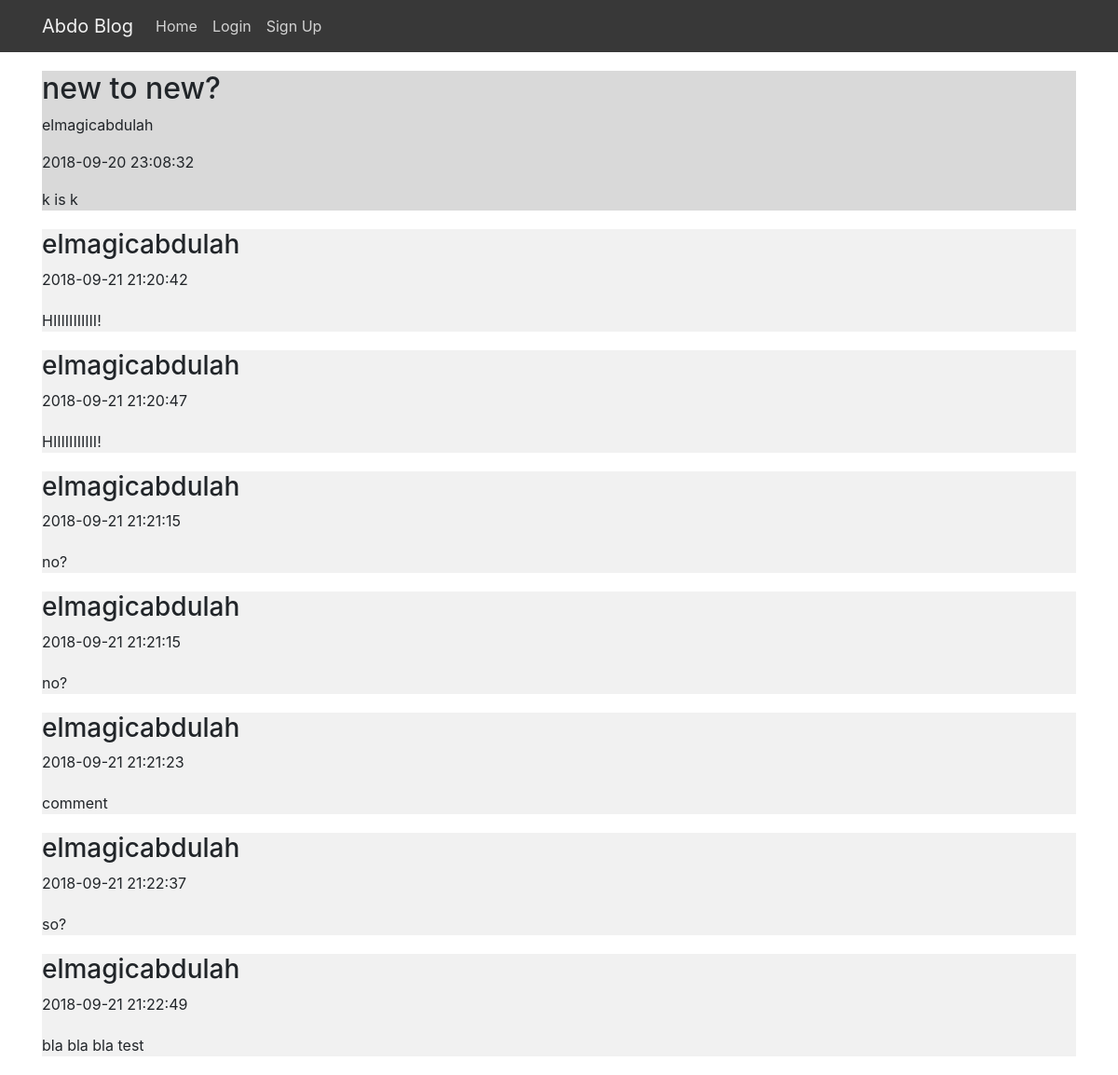
The page /article.php?articleid=5 on the database its author committed.
### tables this page shows
CREATE TABLE IF NOT EXISTS `articles` (
  `id` int(11) NOT NULL,
  `title` text NOT NULL,
  `body` longtext NOT NULL,
  `articleStatus` tinyint(4) NOT NULL COMMENT '1 means published. 2 means in review. 3 means draft',
  `addedBy` int(11) NOT NULL COMMENT 'the id of the user who added the article',
  `publish_date` datetime NOT NULL DEFAULT CURRENT_TIMESTAMP
);

CREATE TABLE IF NOT EXISTS `users` (
  `id` int(11) NOT NULL,
  `username` varchar(255) NOT NULL,
  `password` varchar(255) NOT NULL,
  `email` varchar(255) NOT NULL,
  `userStatus` tinyint(4) NOT NULL DEFAULT '1',
  `userPermission` tinyint(4) NOT NULL DEFAULT '3' COMMENT '1 for admins. 2 for mods. 3 for authors'
);

CREATE TABLE IF NOT EXISTS `comments` (
  `comment_id` int(11) NOT NULL,
  `post_id` int(11) NOT NULL,
  `addedBy` int(11) NOT NULL,
  `comment` longtext NOT NULL,
  `commentStatus` tinyint(4) NOT NULL DEFAULT '1' COMMENT '1 means published. 2 means in review.',
  `publish_date` datetime NOT NULL DEFAULT CURRENT_TIMESTAMP
);

### article.php (the view, shortened to what this page needs)
<?php
include "init.php";
include "includes/header.php";
if(isset($_GET['articleid'])) {
    $articleid = $_GET['articleid'];
    $stmt = $conn->prepare("SELECT * FROM `articles` WHERE id = ?");
    $stmt->execute(array($articleid));
    $row = $stmt->fetch();
    if($row['articleStatus'] == 1) {
        $stmt = $conn->prepare("SELECT username FROM `users` WHERE id = ?");
        $stmt->execute(array($row['addedBy']));
        $added_by = $stmt->fetch()['username'];
        ?>
        <div class="container">
            <article class="article">
                <h2 class="article-title"><?php echo $row['title']; ?></h2>
                <div class="article-info">
                    <p><?php echo $added_by; ?></p>
                    <p><?php echo $row['publish_date']; ?></p>
                </div>
                <p class="article-body"><?php echo $row['body']; ?></p>
            </article>
        </div>
        <?php
        $stmt = $conn->prepare("SELECT * FROM `comments` WHERE post_id = ?");
        $stmt->execute(array($articleid));
        $comments = $stmt->fetchAll();
            ?>
            <?php
        echo '<div class="comments">
        <div class="container">';
        foreach($comments as $comment) {
            if($comment['commentStatus'] == 1) {
            $stmt = $conn->prepare("SELECT username FROM `users` WHERE id = ?");
            $stmt->execute(array($comment['addedBy']));
            $added_by = $stmt->fetch()['username'];
            ?>
            <div class="comment">
                <h3 class="comment-added-by"><?php echo $added_by; ?></h3>
                <p class="comment-publish-date"><?php echo $comment['publish_date']; ?></p>
                <p class="comment"><?php echo $comment['comment']; ?></p>
            </div>
            <?php
            }
        }
        echo '</div>
        </div>';
    } else {
        echo '<div class="alert alert-danger" role="alert">
        This Article does not exist
      </div>';
    }
}
?>
<?php
include "includes/footer.php";

### css/style.css (style rules this page uses)
article { background-color: #d9d9d9; margin: 20px 0; }
.comments .comment { background-color: #f1f1f1; margin: 20px 0; }

### rows shown on the page
articles: title "new to new?", publish_date "2018-09-20 23:08:32", body "k is k"
users: username "elmagicabdulah"
comments: addedBy.username "elmagicabdulah", publish_date "2018-09-21 21:20:42", comment "HIIIIIIIIIII!"
comments: addedBy.username "elmagicabdulah", publish_date "2018-09-21 21:20:47", comment "HIIIIIIIIIII!"
comments: addedBy.username "elmagicabdulah", publish_date "2018-09-21 21:21:15", comment "no?"
comments: addedBy.username "elmagicabdulah", publish_date "2018-09-21 21:21:15", comment "no?"
comments: addedBy.username "elmagicabdulah", publish_date "2018-09-21 21:21:23", comment "comment"
comments: addedBy.username "elmagicabdulah", publish_date "2018-09-21 21:22:37", comment "so?"
comments: addedBy.username "elmagicabdulah", publish_date "2018-09-21 21:22:49", comment "bla bla bla test"
